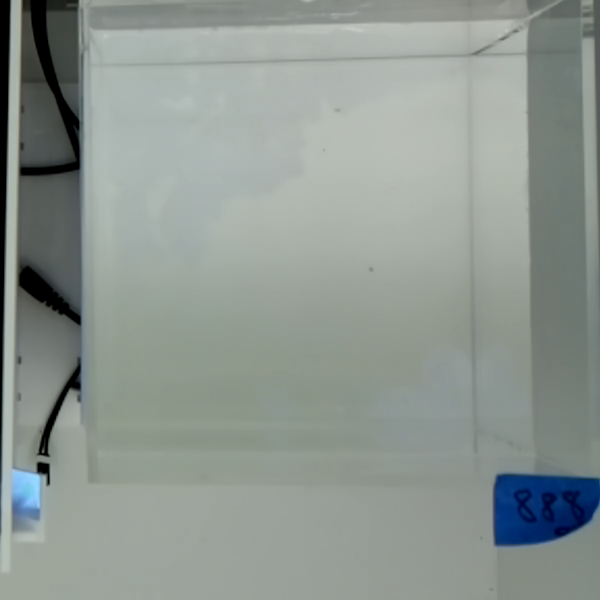
#> input picture Claire_scripts/test.png, 600 x 600 px, found by its file name
$ python thresholding_test.py
#> lines starting #> are read from the running program, lines starting #| are printed output that depends on the picture
#!/usr/bin/env python3
# -*- coding: utf-8 -*-
"""
Created on Tue Jul 14 16:04:27 2020

@author: ryan
"""

import h5py
import numpy as np
import pandas as pd
import matplotlib.pyplot as plt
import seaborn as sn
import cv2
from moviepy.video.fx.all import crop
from moviepy.editor import VideoFileClip, VideoClip, clips_array

#take 5min-10min as test period
from moviepy.editor import VideoFileClip
from moviepy.video.io.ffmpeg_tools import ffmpeg_extract_subclip
ffmpeg_extract_subclip("videos/Reverse_888.mp4", 300, 600, targetname="videos/Reverse_888_cut.mp4")
#> (this line was passed over: moviepy is not available in this run)

bg = cv2.imread('test.png') # NN: reads image within backgroundImage folder
#> bg is the input picture: shape (600, 600, 3); mean B, G, R 145.2, 150.8, 141.9
bgGray = cv2.cvtColor(bg, cv2.COLOR_BGR2GRAY)
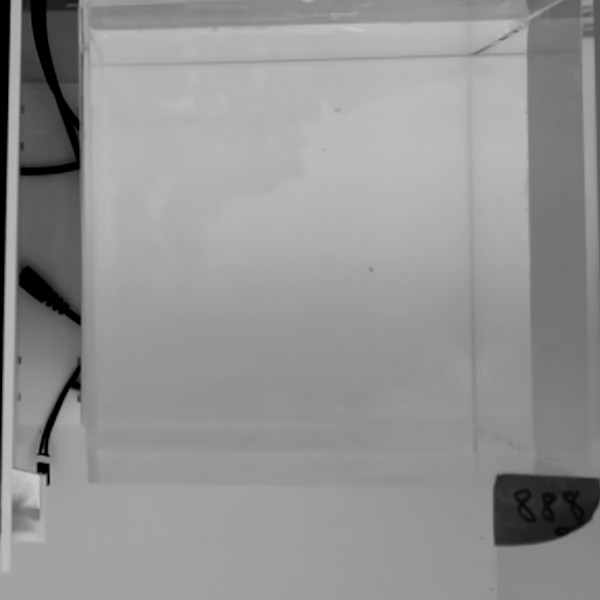
#> bgGray: shape (600, 600); min 0, max 203, mean 147.4
#%%
#structured way
#first dilate/erode the mask to seperate fish and its reflection,
#then find the contour with the largest area, as fish's contour
#erode/dilate the mask back to the original shape
#disadvantage:tailtip is often excluded


def filter_lowerright(image):
    #this is just a function to help ignore the sign "888" in the lower right corner
    image[500:,:]=255
    return image

#> (the run stopped early here; a loop or call above may not have finished)
